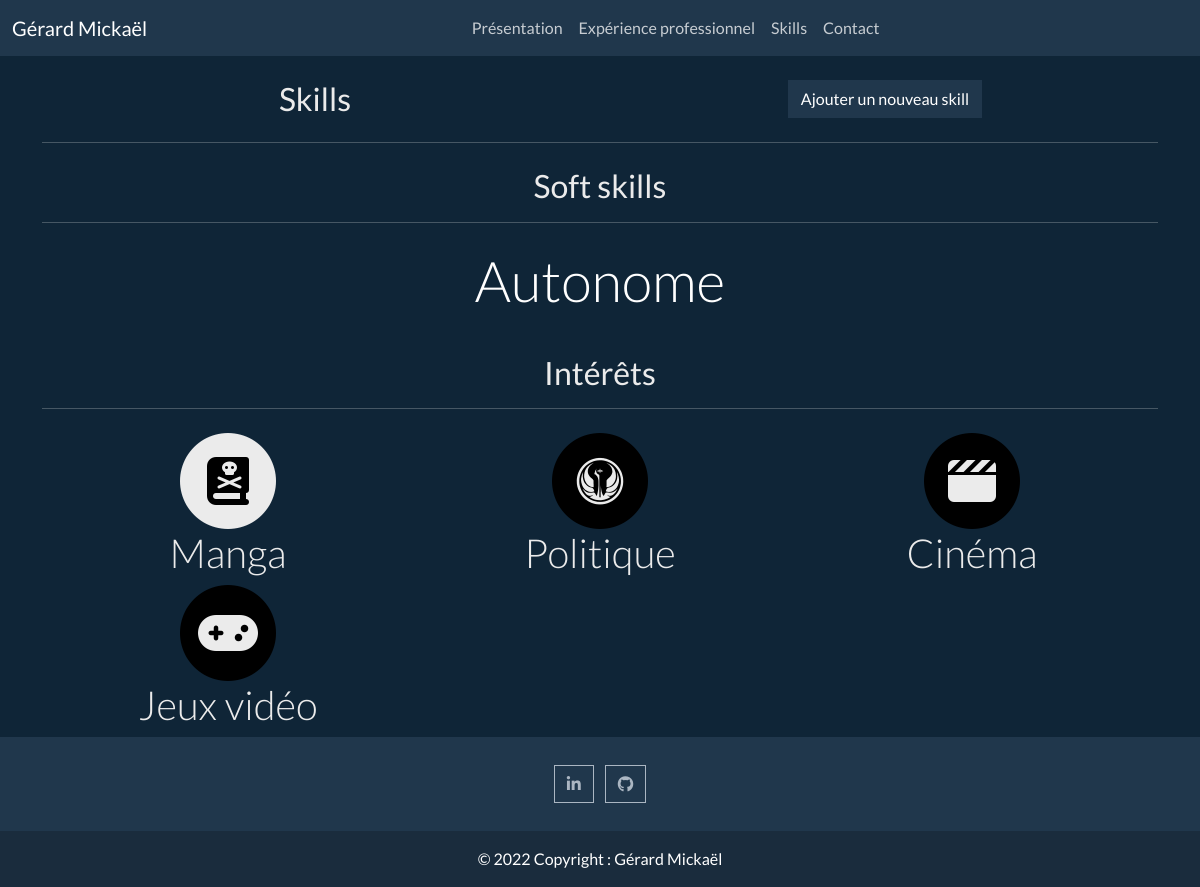
The app's page /skills/, older data.
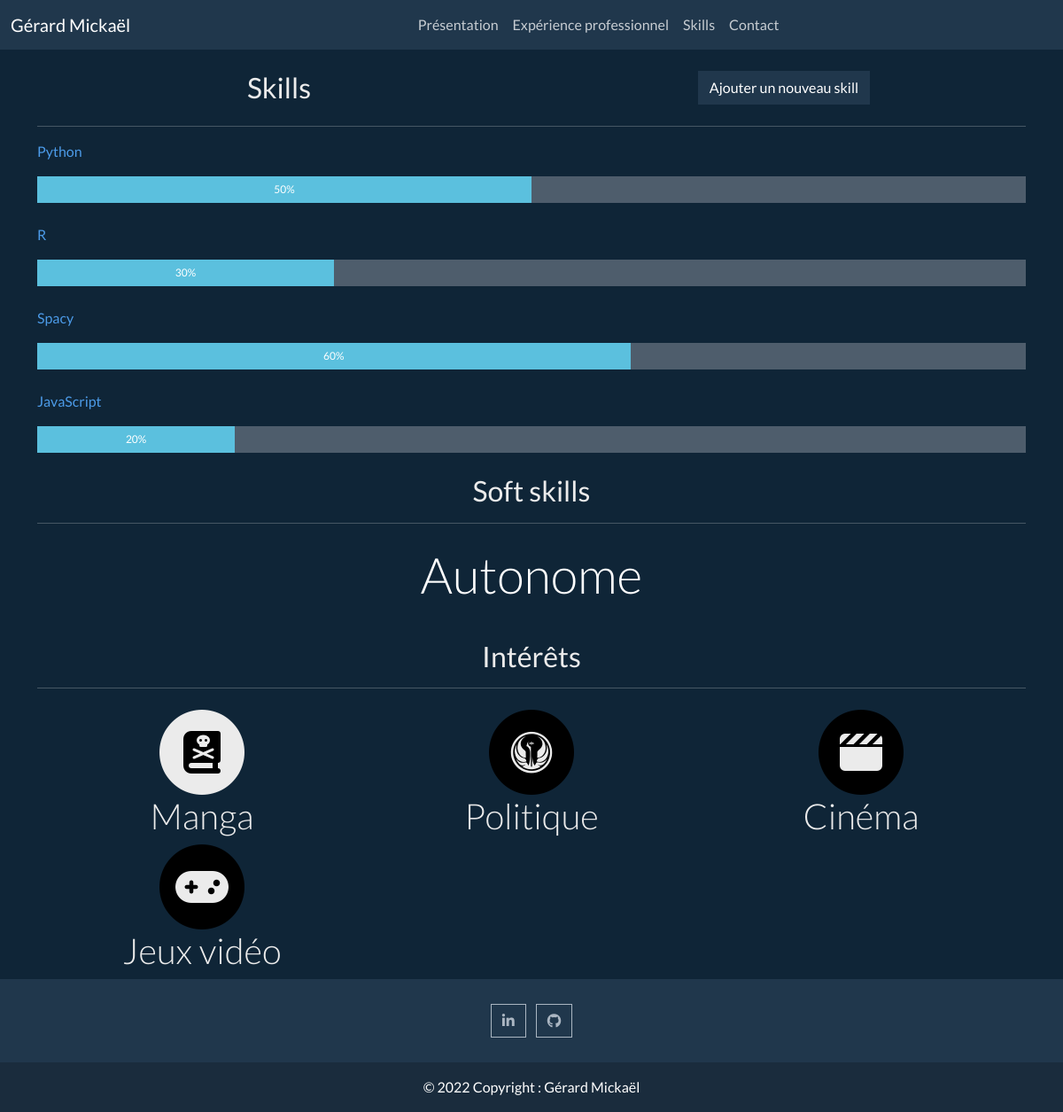
The same page, newer data.
### skills/models.py (models this page shows, shortened)
class Skills(models.Model):
    titre = models.CharField(max_length=15)
    niveau = models.IntegerField()

### skills/views.py (the view)
# urls.py: path('', include('skills.urls'), name='skills'),
def skills(request):
    skills = Skills.objects.all().order_by()
    return render(request, 'skills/skills.html', context={"skills": skills})

### skills/templates/skills/skills.html (shortened to what this page needs)
{% extends 'navbar_footer.html' %}
{% load static %}
{% block contenu %}
<div class="container ">
    <div class="row">
        <div class="col-6">
             <h2 class="text-center mt-4">Skills</h2>
        </div>
        <div class="col-6 text-lg-center mt-4">
            <a  class="btn btn-dark" href="{% url 'skills:create_skills' %}">Ajouter un nouveau skill</a>
        </div>
    </div>
    <hr>
    {% for skill in skills %}
    <p class="text-primary">{{ skill.titre }}</p>
    <div class="progress mb-4" style="height: 30px;">
      <div class="progress-bar bg-info" role="progressbar" style="width: {{skill.niveau}}%;" aria-valuenow="100" aria-valuemin="0" aria-valuemax="100">
          {{skill.niveau}}%</div>
    </div>
    {% endfor %}
</div>
<div class="container">
    <h2 class="text-center mt-4">Soft skills</h2>
    <hr class="mb-4">
    <div id="carouselExampleIndicators" class="carousel slide" data-ride="carousel">
      <div class="carousel-inner">
        <div class="carousel-item active text-center">
          <p class="text-white display-4">Autonome</p>
        </div>
      </div>
    </div>
</div>
<div class="container">
    <h2 class="text-center mt-4">Intérêts</h2>
    <hr class="mb-4">
        <div class="container">
        <div class="row">
            <div class="col-lg-4 text-center">
                <span class="fa-stack fa-3x" style="--fa-inverse: black">
                    <i class="fa-solid fa-circle fa-stack-2x"></i>
                    <i class="fas fa-book-skull fa-stack-1x fa-inverse"></i>
                </span>
                <h2 class="display-6">Manga</h2>
            </div>
            <div class="col-lg-4 text-center">
                <span class="fa-stack fa-3x" style="--fa-inverse: black;">
                    <i class="fa-solid fa-circle fa-stack-2x fa-inverse"></i>
                    <i class="fa-brands fa-old-republic fa-stack-1x"></i>
                </span>
                <h2 class="display-6">Politique</h2>
            </div>
            <div class="col-lg-4 text-center">
                <span class="fa-stack fa-3x" style="--fa-inverse: black;">
                    <i class="fa-solid fa-circle fa-stack-2x fa-inverse"></i>
                    <i class="fa-solid fa-clapperboard fa-stack-1x"></i>
                </span>
                <h2 class="display-6">Cinéma</h2>
            </div>
            <div class="col-lg-4 text-center">
                <span class="fa-stack fa-3x" style="--fa-inverse: black;">
                    <i class="fa-solid fa-circle fa-stack-2x fa-inverse"></i>
                    <i class="fa-solid fa-gamepad fa-stack-1x"></i>
                </span>
                <h2 class="display-6">Jeux vidéo</h2>
            </div>
        </div>
    </div>
</div>
{% endblock %}

Row changes from the older to the newer data that the page shows:
added Skills: titre "Python", niveau "50"
added Skills: titre "R", niveau "30"
added Skills: titre "Spacy", niveau "60"
added Skills: titre "JavaScript", niveau "20"
